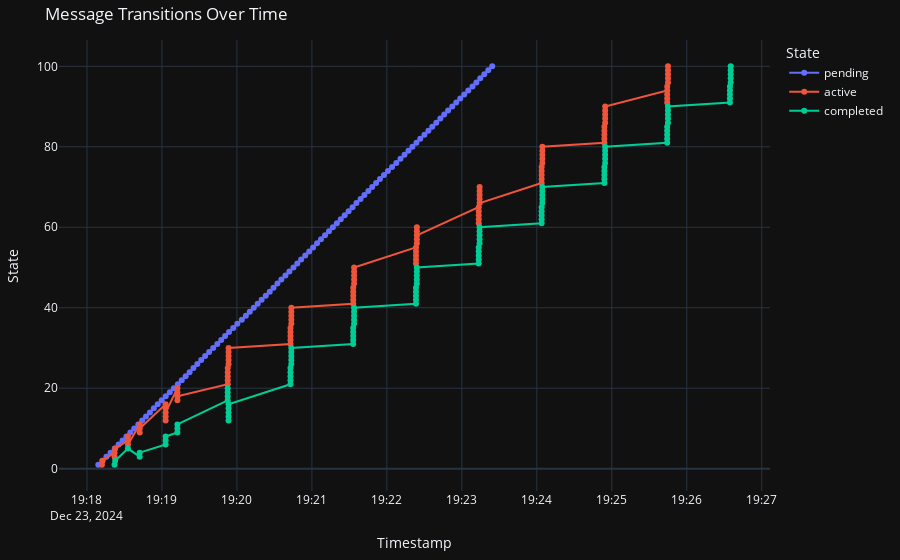

Notebook source saved alongside this figure:
### Code cell
analyze_message_flow(logs100)
